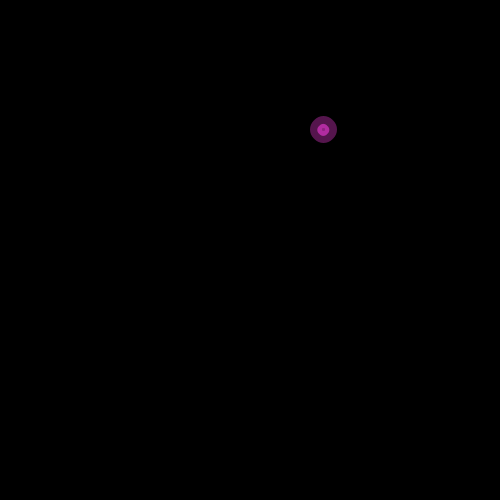
Frame 1 (no input)
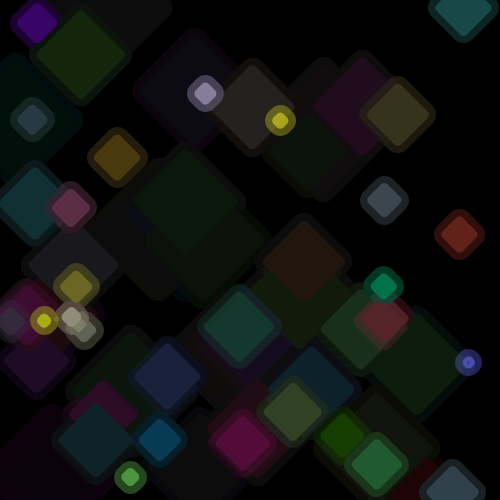
Frame 60 (the mouse pressed at the canvas centre just before this capture)
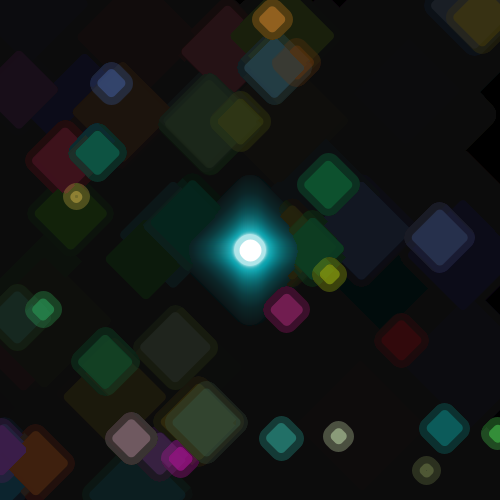
Frame 120 (the mouse held since frame 60 and released just before this capture)

The Processing sketch that drew these frames (run headless with seeded random() and noise(); from frame 60 on, the mouse is pressed at the canvas centre):

// Processing sketch: processing_29468
// ── processing_29468.pde

PGraphics tela;
int cor[] = new int[3];
int iniTimer, endTimer;

void setup(){
  tela = createGraphics(500, 500, JAVA2D);
  size (500, 500, JAVA2D);
  background(0);
  noCursor();
}

//iniTimer = millis();

void draw(){
  tela.beginDraw();
  tela.background(0,10);
  if(mousePressed) user();
  backdrop(); //ainda errado, corrigir.
  tela.endDraw();
  
  image(tela, 0, 0);
  filter(DILATE);

}

void user(){
  float posX = mouseX;
  float posY = mouseY;
  tela.strokeWeight(10);
  tela.stroke(4, 172, 185, 80);
  tela.fill(255, 250);
  tela.ellipse(posX, posY, 30, 30);
}

void backdrop(){
  float posX = random(0, 500);
  float posY = random(0, 500);
  for(int i = 0; i < 3; i++)
  cor[i]=int(random(0, 255));
  tela.strokeWeight(15);
  tela.stroke(cor[0], cor[1], cor[2], 90);
  tela.fill(cor[0], cor[1], cor[2], 150);
  tela.ellipse(posX, posY, 10, 10);

}
